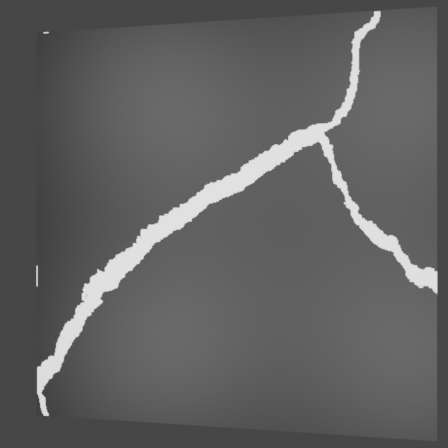
#> input picture test_crack_mask_R.png, 448 x 448 px, found by its file name
$ python imgrgb2binary_rev.py
#> lines starting #> are read from the running program, lines starting #| are printed output that depends on the picture; after the words box and inside, x2 and y2 are one past the last pixel; in counts of white or black regions, pixels touching at a corner belong together
import cv2
import os

def img_rgb2binary(img):

    #img = cv2.imread(os.path.join(input_filepath, img_name))
    img_gray = cv2.cvtColor(img, cv2.COLOR_BGR2GRAY) # 轉換前，都先將圖片轉換成灰階色彩
    ret, output1 = cv2.threshold(img_gray, 127, 255, cv2.THRESH_BINARY)     # 如果大於 127 就等於 255，反之等於 0。
    # [4 lines of commented-out code are left out]
    return output1
'''
input_filepath = "H:/CWH_thesis_experimental/GT_NV/ori_image/ex1_BW_300_20_NV"
output_filepath = "H:/CWH_thesis_experimental/GT_NV/ori_image/ex1_BW_300_20_NV_rev"
imgnamelist = os.listdir(input_filepath)

for img_name in imgnamelist:
    img = cv2.imread(os.path.join(input_filepath, img_name))
    output = img_rgb2binary(img)
    cv2.imwrite(os.path.join(output_filepath, img_name), output)
'''
img_path = r"D:\Lab\111-2\computer_vision_and_image_measurement\test_crack_mask_R.png"
save_img_path = r"D:\Lab\111-2\computer_vision_and_image_measurement\test_crack_mask_R_binary.png"
img = cv2.imread(img_path)
#> img is the input picture: shape (448, 448, 3); min 63, max 226, mean 96.5
output = img_rgb2binary(img)
#> in img_rgb2binary, `ret, output1 = cv2.threshold(img_gray, 127, 255, cv2.THRESH_BINARY)`:
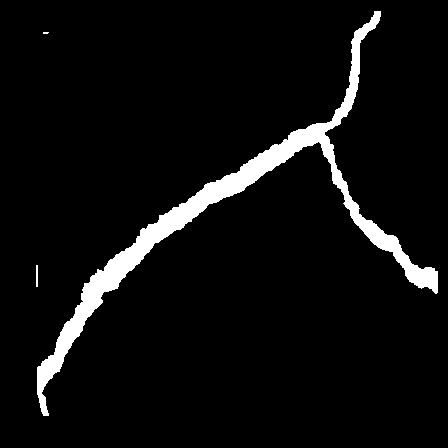
#> output1: shape (448, 448); 5.6% white; 3 white regions (1 under 20 px), largest, box (x1, y1, x2, y2) and area: (37, 11, 438, 416) 11110, (36, 265, 38, 287) 44
cv2.imwrite(save_img_path, output)
